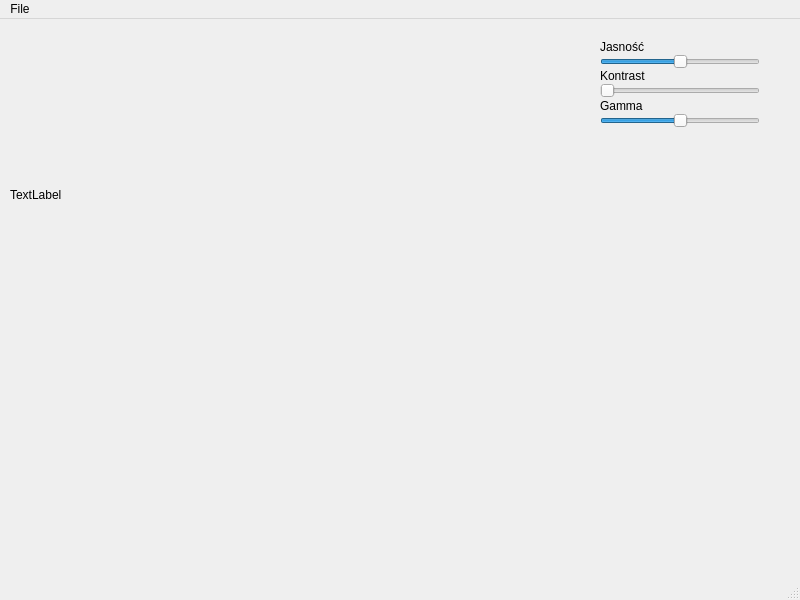
<?xml version="1.0" encoding="UTF-8"?>
<ui version="4.0">
 <class>MainWindow</class>
 <widget class="QMainWindow" name="MainWindow">
  <property name="geometry">
   <rect>
    <x>0</x>
    <y>0</y>
    <width>800</width>
    <height>600</height>
   </rect>
  </property>
  <property name="windowTitle">
   <string>MainWindow</string>
  </property>
  <widget class="QWidget" name="centralwidget">
   <widget class="QLabel" name="label">
    <property name="geometry">
     <rect>
      <x>10</x>
      <y>10</y>
      <width>531</width>
      <height>331</height>
     </rect>
    </property>
    <property name="text">
     <string>TextLabel</string>
    </property>
   </widget>
   <widget class="QWidget" name="verticalLayoutWidget">
    <property name="geometry">
     <rect>
      <x>600</x>
      <y>20</y>
      <width>160</width>
      <height>89</height>
     </rect>
    </property>
    <layout class="QVBoxLayout" name="verticalLayout">
     <property name="spacing">
      <number>0</number>
     </property>
     <item>
      <widget class="QLabel" name="label_2">
       <property name="text">
        <string>Jasność</string>
       </property>
      </widget>
     </item>
     <item>
      <widget class="QSlider" name="brightnessSlider">
       <property name="minimum">
        <number>-255</number>
       </property>
       <property name="maximum">
        <number>255</number>
       </property>
       <property name="orientation">
        <enum>Qt::Horizontal</enum>
       </property>
      </widget>
     </item>
     <item>
      <widget class="QLabel" name="label_3">
       <property name="text">
        <string>Kontrast</string>
       </property>
      </widget>
     </item>
     <item>
      <widget class="QSlider" name="contrastSlider">
       <property name="orientation">
        <enum>Qt::Horizontal</enum>
       </property>
      </widget>
     </item>
     <item>
      <widget class="QLabel" name="label_4">
       <property name="text">
        <string>Gamma</string>
       </property>
      </widget>
     </item>
     <item>
      <widget class="QSlider" name="gammaSlider">
       <property name="value">
        <number>50</number>
       </property>
       <property name="orientation">
        <enum>Qt::Horizontal</enum>
       </property>
      </widget>
     </item>
    </layout>
   </widget>
  </widget>
  <widget class="QMenuBar" name="menubar">
   <property name="geometry">
    <rect>
     <x>0</x>
     <y>0</y>
     <width>800</width>
     <height>19</height>
    </rect>
   </property>
   <widget class="QMenu" name="menuFile">
    <property name="title">
     <string>File</string>
    </property>
    <addaction name="actionOpen"/>
    <addaction name="actionExit"/>
   </widget>
   <addaction name="menuFile"/>
  </widget>
  <widget class="QStatusBar" name="statusbar"/>
  <action name="actionExit">
   <property name="text">
    <string>Exit</string>
   </property>
  </action>
  <action name="actionOpen">
   <property name="text">
    <string>Open</string>
   </property>
  </action>
 </widget>
 <resources/>
 <connections>
  <connection>
   <sender>actionExit</sender>
   <signal>triggered()</signal>
   <receiver>MainWindow</receiver>
   <slot>close()</slot>
   <hints>
    <hint type="sourcelabel">
     <x>-1</x>
     <y>-1</y>
    </hint>
    <hint type="destinationlabel">
     <x>399</x>
     <y>299</y>
    </hint>
   </hints>
  </connection>
 </connections>
</ui>
